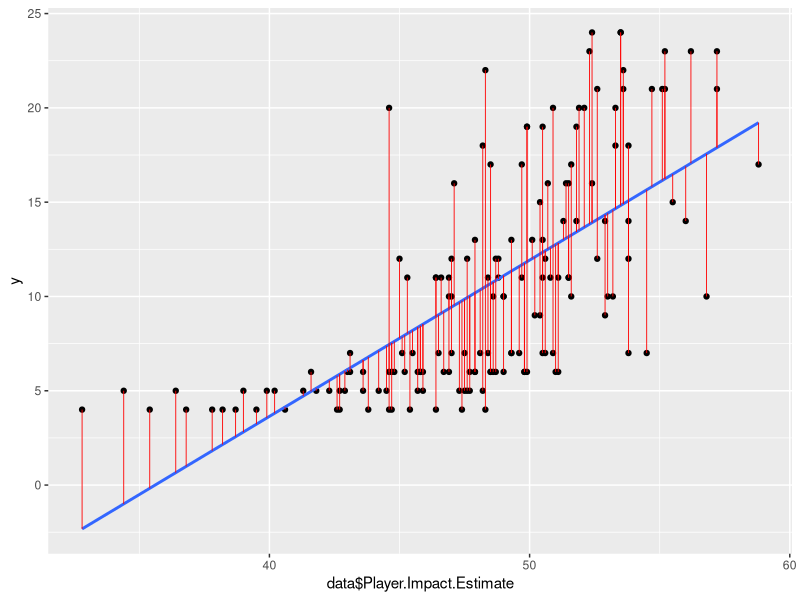
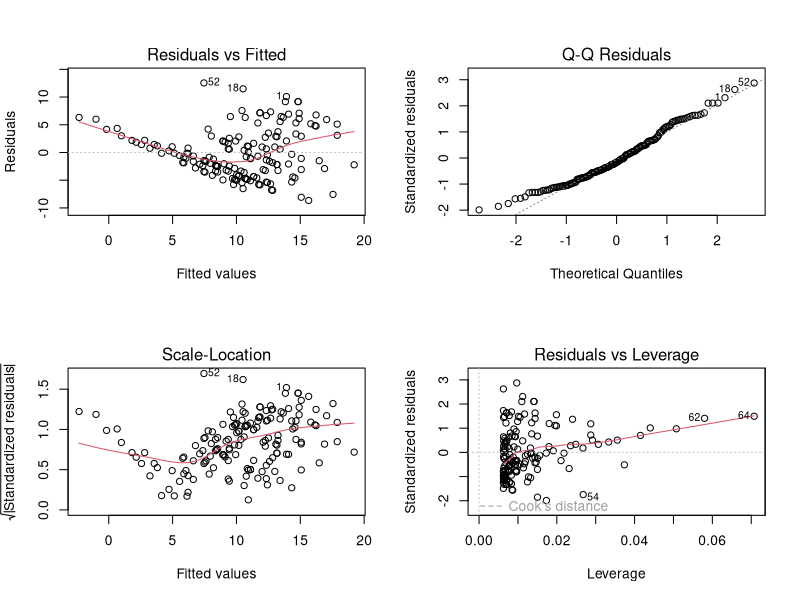
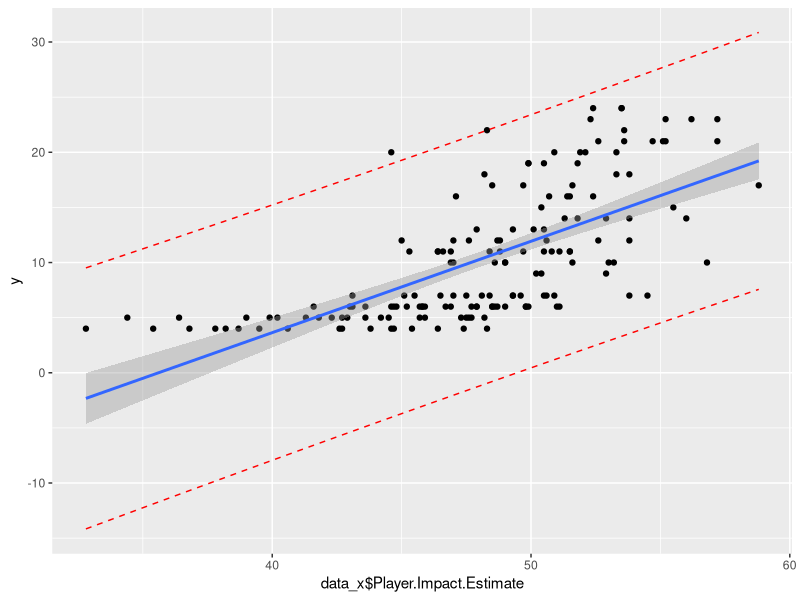

Recreate these plots in R, in order.
## ---- chunk 1
knitr::opts_chunk$set(echo = TRUE)
library(ggplot2)
library(broom)
## ---- chunk 2
# Load data
data <- read.csv("basketball-data.csv")
data_x <- (data[,c(5, 18)]) # X: "Offensive Rating" and "Player Impact Estimate"
y <- (data[,c(3)]) # Y: "Wins"

max(data_x$Player.Impact.Estimate)
min(data_x$Player.Impact.Estimate)
## ---- chunk 3
# Iterate through each X and compute Pearson's correlation coefficient
for (i in names(data_x)) {
  print(i)
  x <- as.vector(unlist(data_x[i])) # Flatten
  p <- cor.test(x, y)
  print(p)
}


# Run Bartlett's test to check for homogeneity of variance
print(bartlett.test(data_x$Player.Impact.Estimate, y))

# Run Shapiro-Wilk test to check if samples came from normally distributed population
print(shapiro.test(data_x$Player.Impact.Estimate))
print(shapiro.test(y))

# Run Spearman and Kendall correlation coefficient tests (non parametric) to get around violated normality assumption
print(cor.test(data_x$Player.Impact.Estimate, y, method="spearman"))
print(cor.test(data_x$Player.Impact.Estimate, y, method="kendall"))
#qqplot(data_x$Player.Impact.Estimate, y)
## ---- chunk 4
# Linear regression
linear <- lm(y ~ data$Player.Impact.Estimate, data = data)
summary(linear)
linear.diag.metrics <- augment(linear) # Compute metrics for regression diagnostics used later on
ggplot(linear.diag.metrics, aes(data$Player.Impact.Estimate, y)) +
  geom_point() +
  stat_smooth(method = lm, se = FALSE) +
  geom_segment(aes(xend = data$Player.Impact.Estimate, yend = .fitted), color = "red", size = 0.3)
## ---- chunk 5
# Checking linear regression assumptions
par(mfrow = c(2, 2))
plot(linear)
## ---- chunk 6
print(confint(linear,level=0.99))  # calculate confidence intervals for alpha, beta

# calculate prediction interval of Y (number of wins) at X (PIE) = predict_value
predict_value <- 50.0
alpha <- 0.01  # chosen significance level
n <- length(data_x$Player.Impact.Estimate)  # number of data points

# fittedy is a vector calculated to be the fitted values of Y, using the linear model Y = alpha + beta*X
fittedy <- summary(lm(y~data_x$Player.Impact.Estimate))$coefficients[1,1] + summary(lm(y~data_x$Player.Impact.Estimate))$coefficients[2,1]*data_x$Player.Impact.Estimate

# mean squared error = sum of squared residuals / (n-2) (to be unbiased)
mse <- sum((y-fittedy)^2)/(n-2)

sxx <- sum((data_x$Player.Impact.Estimate - mean(data_x$Player.Impact.Estimate))^2)
#alternative method to calculate sxx:
#sum(data_x$Player.Impact.Estimate^2) - n*(mean(data_x$Player.Impact.Estimate))^2

# predicted value of y
py <- summary(lm(y~data_x$Player.Impact.Estimate))$coefficients[1,1] + summary(lm(y~data_x$Player.Impact.Estimate))$coefficients[2,1]*predict_value

# from the formula in the lecture nodes
# first value is lower bound of prediction interval, second is upper bound
py - qt(alpha/2,n-2,lower.tail=FALSE)*(mse)^0.5*(1 + 1/n + ((predict_value - mean(data_x$Player.Impact.Estimate))^2/sxx))^0.5
py + qt(alpha/2,n-2, lower.tail=FALSE)*(mse)^0.5*(1 + 1/n + ((predict_value - mean(data_x$Player.Impact.Estimate))^2/sxx))^0.5

# graph the CI and PI along with our model
wt_pred = predict(linear,interval = "prediction",level=0.99)
data = cbind(data, wt_pred)
pi_plot = ggplot(data, aes(data_x$Player.Impact.Estimate, y))+ geom_point() +
geom_line(aes(y=lwr), color = "red", linetype = "dashed")+ geom_line(aes(y=upr), color = "red", linetype = "dashed")+ geom_smooth(method=lm, se=TRUE)
pi_plot


